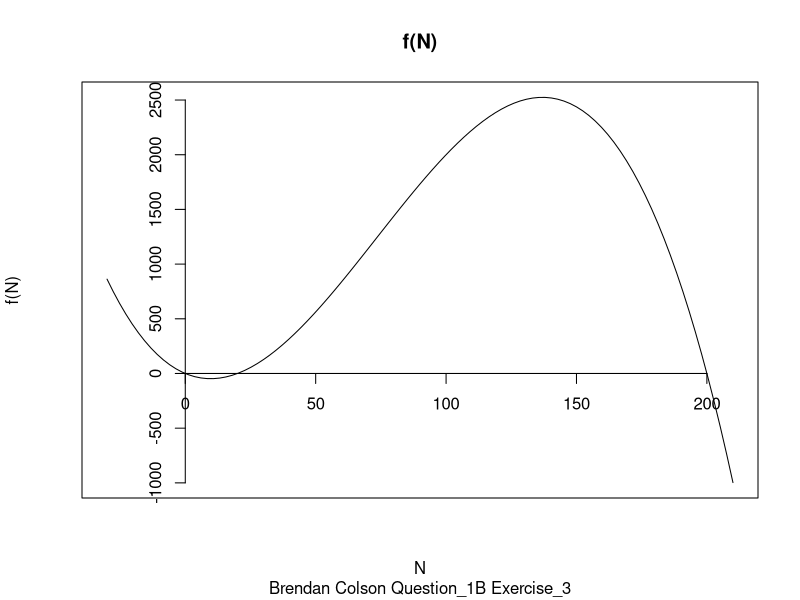
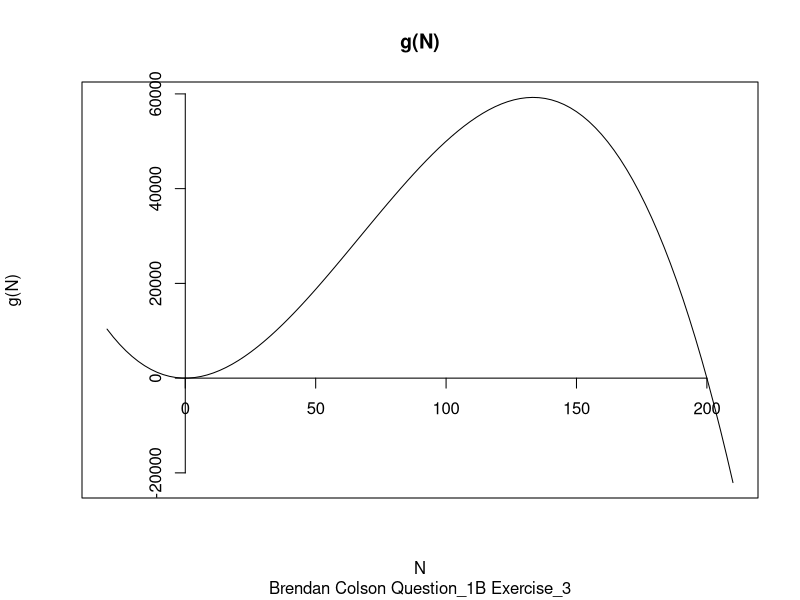
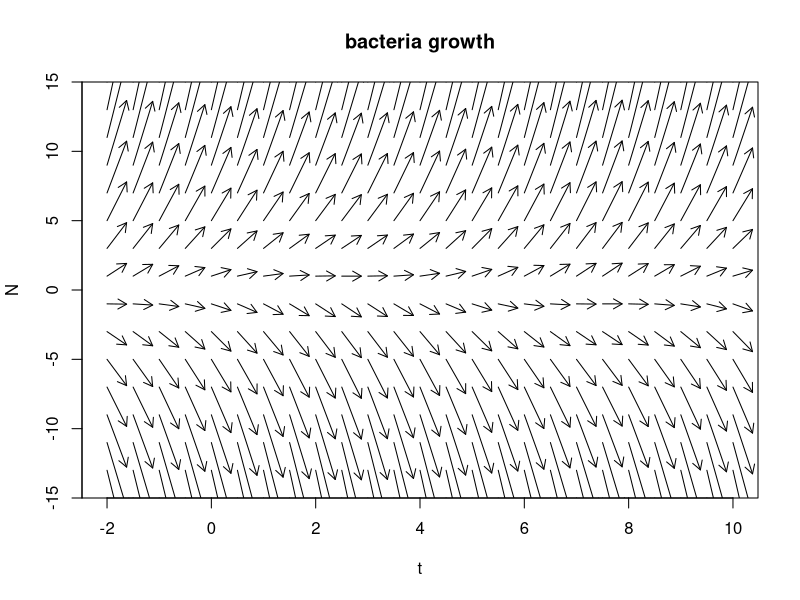
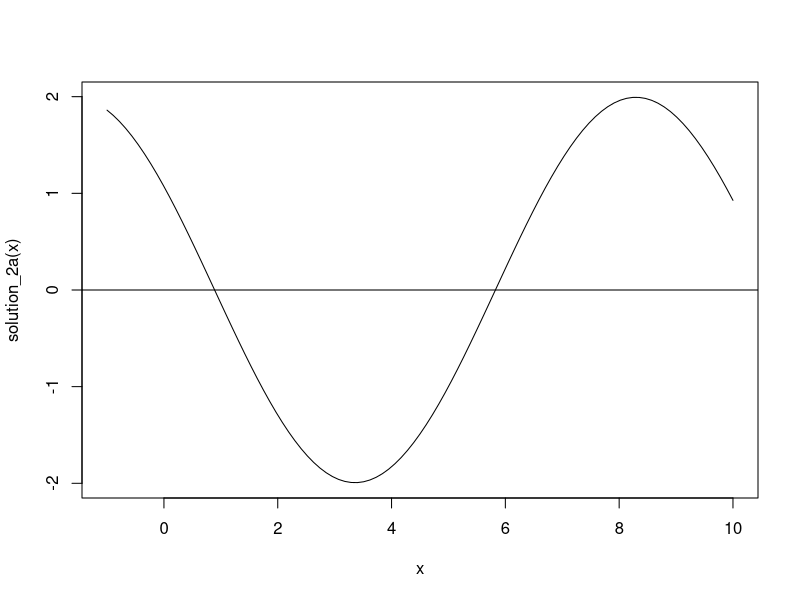
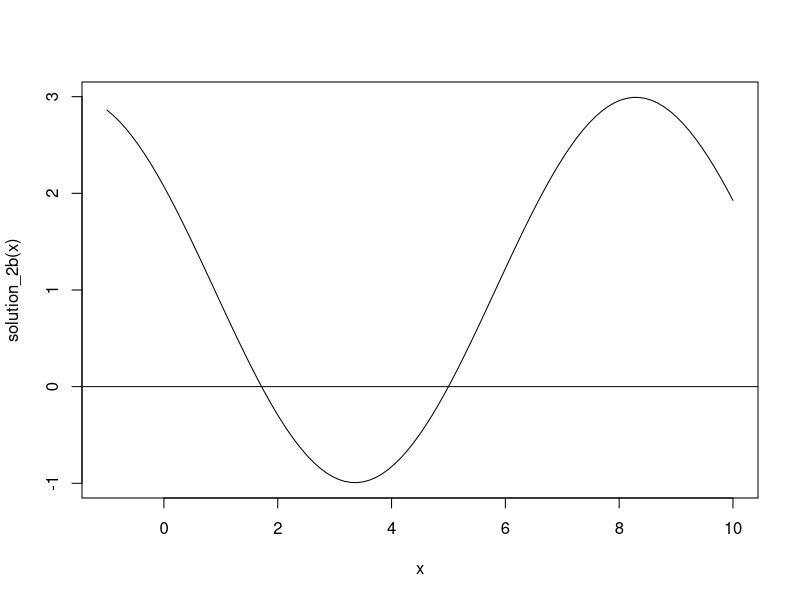
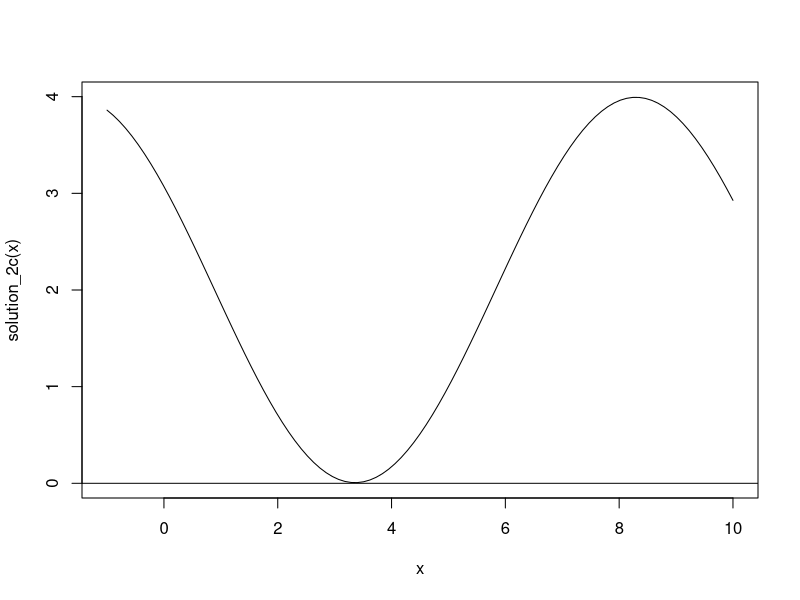
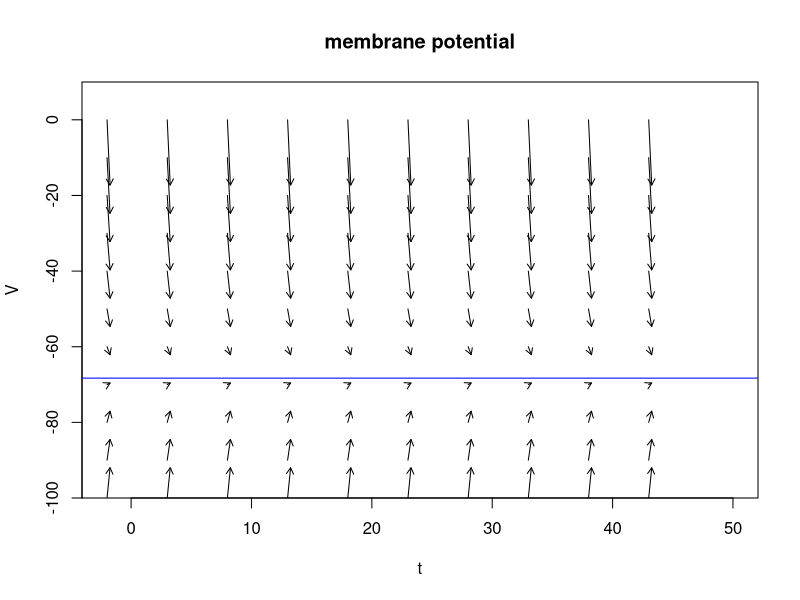
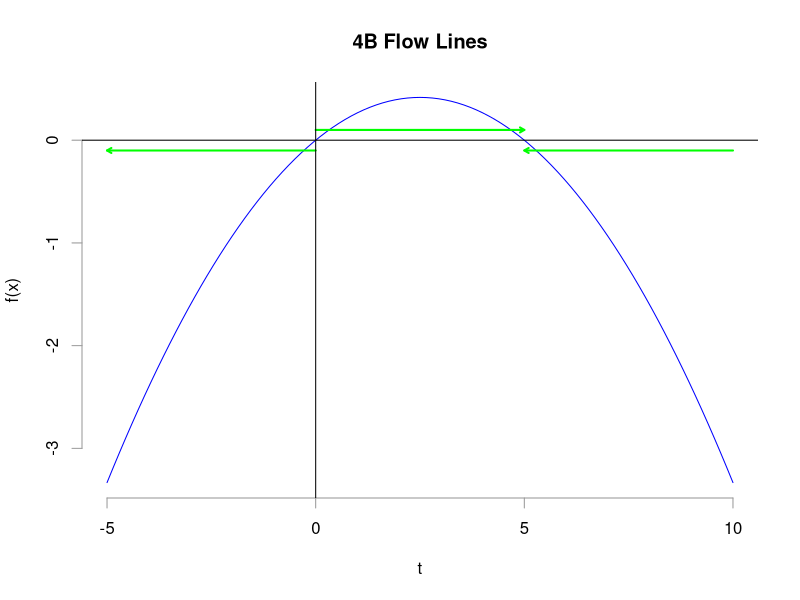

Write R code to recreate these figures, in order.
#!/usr/bin/env r
# encoding: utf-8
# 
# name: Brendan Colson
# assignment: Chapter 3
# date: DATE_OF_SUBMISSION
# filename: NAME_OF_FILE
#############################################################################





#/--#########################################################################
# name: Brendan Colson
# assignment: Chapter 3
# date: DATE_OF_SUBMISSION
# question: 1
# subquestion: A
# other files:
##########################################################################/--

#See separate paper


#/--#########################################################################
# name: Brendan Colson
# assignment: Chapter 3
# date: DATE_OF_SUBMISSION
# question: 1
# subquestion: B
# other files:
##########################################################################/--

#Graph of f(N)
#The population decreases from N = 0 until N = 20 (which is the parameter U)
#The population increases from N = 20 until N = 200 (par. K)
#The population decreases past N = 200 

F_func <- function(N, r=10, U = 20, K = 200) {
  return(r * N * ((N / U) - 1) * (1 - (N / K)))
}
curve(F_func,
  -30, 210,     
  main = 'f(N)',
  xlab = 'N',
  ylab = 'f(N)',
  sub = 'Brendan Colson Question_1B Exercise_3',
  pos = 0
)


#Graph of g(N)
#The population increases until N = 200 (parameter K)

G_func <- function(N, r=10, U = 20, K = 200) {
  return(r * N ^ 2 * (1 - (N / K)))
}
curve(G_func,
  -30, 210,     
  main = 'g(N)',
  xlab = 'N',
  ylab = 'g(N)',
  sub = 'Brendan Colson Question_1B Exercise_3',
  pos = 0
)


#/--#########################################################################
# name: Brendan Colson
# assignment: Chapter 3
# date: DATE_OF_SUBMISSION
# question: 1
# subquestion: C
# other files:
##########################################################################/--

#   The difference in dynamics relies on the difference on the number of 
# parameters. f(N) has two parameters that effect the fixed points, U and K.  
# The lower parameter is the unstable point where the population does not 
# have enough individuals to survive and past which the population grows.
# The upper parameter represents carrying capacity, which is stable, with the
# population growing up until that point and decreasing back to it if 
# surpassed.
#   g(N) has one parameter, the carrying capacity.  If there is even 1 in the 
# population, the population will grow until carrying capacity, and if 
# surpassed will recede to carrying capacity. 


#/--#########################################################################
# name: Brendan Colson
# assignment: Chapter 3
# date: DATE_OF_SUBMISSION
# question: 2
# subquestion: A
# other files:
##########################################################################/--

# See other paper


#/--#########################################################################
# name: Brendan Colson
# assignment: Chapter 3
# date: DATE_OF_SUBMISSION
# question: 2
# subquestion: B
# other files:
##########################################################################/--

# See other paper 


#/--#########################################################################
# name: Brendan Colson
# assignment: Chapter 3
# date: 
# question: 2
# subquestion: c 
# other files:
##########################################################################/-

f <- function(x, t, r=1) {
  return(r * x  - sin(2 * t / pi))
}

## Parameters

tRange <- c(0, 15)
dt <- .5
xRange <- c(-25, 25)
dx <- 2
h <- 0.75
k <- 1.25
tSteps <- diff(range(tRange)) / dt
xSteps <- diff(range(xRange)) / dx

## Plot

plot(c(-2, 10), c(-15, 15), type='n',
  main = 'bacteria growth',
  xlab = 't',
  ylab = 'N',
  yaxs = 'i')

## Loop

for (ii in 0: (tSteps-1)) {
  for(jj in 0: (xSteps-1)) {
    t <- ii * dt - 2
    x <- jj * dx -15
    m <- f(x, t) ;
    u <- t + (h * dt)
    v <- x + (k * h * dt) * m
    arrows(t, x, u, v, length = 0.1)
}
}

#Fixed points are periodic sin function N(t) = (1/r)sin(2t/pi).  In this 
#case, N(t) = sin(2t/pi), and thus will be situated between N = 1 and -1. 
#This portion of the direction field points away from the fixed points, and 
#thus they are all unstable.

#/--#########################################################################
# name: Brendan Colson
# assignment: Chapter 3
# date: DATE_OF_SUBMISSION
# question: 2
# subquestion: D 
# other files:
##########################################################################/--

#See other page for calculations

solution_2a <- function(t, N, C = 0) {
  return(((pi ^ 2 * sin(2 * t / pi) - 2 * pi * cos(2 * t / pi)) / (-pi ^ 2 
   + 4)) + C)
}

solution_2b <- function(t, N, C = 1) {
  return(((pi ^ 2 * sin(2 * t / pi) - 2 * pi * cos(2 * t / pi)) / (-pi ^ 2 
   + 4)) + C)
}

solution_2c <- function(t, N, C = 2) {
  return(((pi ^ 2 * sin(2 * t / pi) - 2 * pi * cos(2 * t / pi)) / (-pi ^ 2 
   + 4)) + C)
}

#choose one

curve(solution_2a, -1, 10, type='l')
abline(h=0, col='black', lwd=1)

curve(solution_2b, -1, 10, type='l')
abline(h=0, col='black', lwd=1)

curve(solution_2c, -1, 10, type='l')
abline(h=0, col='black', lwd=1)

## As the solution curves remain periodic, it is seen that there is no stable
## fixed point for N.


#/--#########################################################################
# name: Brendan Colson
# assignment: Chapter 3
# date: DATE_OF_SUBMISSION
# question: 3
# subquestion: A 
# other files:
##########################################################################/--

#See Paper


#/--#########################################################################
# name: Brendan Colson
# assignment: Chapter 3
# date: DATE_OF_SUBMISSION
# question: 3
# subquestion: B 
# other files:
##########################################################################/--


f <- function(x, t, N = 1, A = 58.1, K = 100, P = -69.6) {
  return(- N * (x - A) - K * (x - P))
}
tRange <- c(-2, 50)
dt <- 5
xRange <- c(-100, 10)
dx <- 10
h <- 0.05
k <- 0.01
tSteps <- diff(range(tRange)) / dt
VSteps <- diff(range(xRange)) / dx
plot(c(-2, 50), c(-100, 10), type='n',
  main = 'membrane potential',
  xlab = 't',
  ylab = 'V',
  yaxs = 'i')
for (ii in 0: (tSteps-1)) {
  for(jj in 0: (VSteps-1)) {
    t <- ii * dt - 2
    x <- jj * dx - 100
    m <- f(x, t) ;
    u <- t + (h * dt)
    v <- x + (k * h * dt) * m
    arrows(t, x, u, v, length = 0.07)
}
}

#The following represents the fixed point

abline(h = - 68.3, col = 'blue', lwd = 1)

##   This does agree with the fixed point analysis.  The analysis predicted a  
## single fixed point for the situation.  This fixed point can be represented
## by plugging in the constant values to the fixed point equation, yielding
## V = -68.3 mV.  This is where the arrows in the slope field converge to.


#/--#########################################################################
# name: Brendan Colson
# assignment: Chapter 3
# date: DATE_OF_SUBMISSION
# question: 3
# subquestion: C 
# other files:
##########################################################################/--

# See paper for analytic solution

## This model predicts that the value x will be -76.0, with no time variable
##  I believe the model is incorrect.
## The analytic solution did not need to be found, because we knew that the
## stable fixed point was V = -68.3 mV, and thus the long term behavior tends
## toward this fixed point.

#/--#########################################################################
# name: Brendan Colson
# assignment: Chapter 3
# date: DATE_OF_SUBMISSION
# question: 4
# subquestion: 
# other files:
##########################################################################/--

#  define function F(x: REAL, t: REAL)
#    draw curve(F(x,t))
#      draw arrows [(x1, y1, x2, y2)]
#        repeat 'draw [(x1, y1, x2, y2)]' from each x where F(x) = 0 
#  



#/--#########################################################################
# name: Brendan Colson
# assignment: Chapter 3
# date: DATE_OF_SUBMISSION
# question: 4
# subquestion: B
# other files:
##########################################################################/--

flow_fun <- function(x) {
  return((x / 3) * (1 - (x / 5)))
}

curve(flow_fun, from=-5, to=10, col='blue', main='4B Flow Lines',
xlab='t', fg=gray(0.6),
ylab= 'f(x)', bty='n');

arrows(c(0, 0, 10), c(0.1, -0.1, -0.1), c(5, -5, 5), c(0.1, -0.1, -0.1), 
col='green', lwd=2, length=0.05)
    
abline(h=0, col='black', lwd=1);
abline(v=0, col='black', lwd=1);


